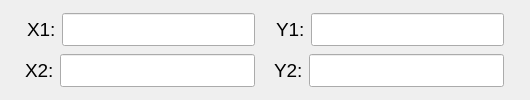
        <widget class="QWidget" name="linePage">
         <layout class="QVBoxLayout" name="verticalLayout_5">
          <item>
           <layout class="QHBoxLayout" name="horizontalLayout_35">
            <item>
             <spacer name="horizontalSpacer_71">
              <property name="orientation">
               <enum>Qt::Horizontal</enum>
              </property>
              <property name="sizeType">
               <enum>QSizePolicy::Fixed</enum>
              </property>
              <property name="sizeHint" stdset="0">
               <size>
                <width>16</width>
                <height>20</height>
               </size>
              </property>
             </spacer>
            </item>
            <item>
             <layout class="QHBoxLayout" name="horizontalLayout_36">
              <item>
               <widget class="QLabel" name="label_24">
                <property name="font">
                 <font>
                  <pointsize>14</pointsize>
                 </font>
                </property>
                <property name="text">
                 <string>X1:</string>
                </property>
               </widget>
              </item>
              <item>
               <widget class="QLineEdit" name="lineEditX1">
                <property name="font">
                 <font>
                  <pointsize>16</pointsize>
                 </font>
                </property>
               </widget>
              </item>
             </layout>
            </item>
            <item>
             <spacer name="horizontalSpacer_72">
              <property name="orientation">
               <enum>Qt::Horizontal</enum>
              </property>
              <property name="sizeType">
               <enum>QSizePolicy::Fixed</enum>
              </property>
              <property name="sizeHint" stdset="0">
               <size>
                <width>15</width>
                <height>20</height>
               </size>
              </property>
             </spacer>
            </item>
            <item>
             <layout class="QHBoxLayout" name="horizontalLayout_37">
              <item>
               <widget class="QLabel" name="label_25">
                <property name="font">
                 <font>
                  <pointsize>14</pointsize>
                 </font>
                </property>
                <property name="text">
                 <string>Y1:</string>
                </property>
               </widget>
              </item>
              <item>
               <widget class="QLineEdit" name="lineEditY1">
                <property name="font">
                 <font>
                  <pointsize>16</pointsize>
                 </font>
                </property>
               </widget>
              </item>
             </layout>
            </item>
            <item>
             <spacer name="horizontalSpacer_73">
              <property name="orientation">
               <enum>Qt::Horizontal</enum>
              </property>
              <property name="sizeType">
               <enum>QSizePolicy::Fixed</enum>
              </property>
              <property name="sizeHint" stdset="0">
               <size>
                <width>15</width>
                <height>20</height>
               </size>
              </property>
             </spacer>
            </item>
           </layout>
          </item>
          <item>
           <layout class="QHBoxLayout" name="horizontalLayout_38">
            <item>
             <spacer name="horizontalSpacer_74">
              <property name="orientation">
               <enum>Qt::Horizontal</enum>
              </property>
              <property name="sizeType">
               <enum>QSizePolicy::Fixed</enum>
              </property>
              <property name="sizeHint" stdset="0">
               <size>
                <width>14</width>
                <height>20</height>
               </size>
              </property>
             </spacer>
            </item>
            <item>
             <layout class="QHBoxLayout" name="horizontalLayout_39">
              <item>
               <widget class="QLabel" name="label_26">
                <property name="font">
                 <font>
                  <pointsize>14</pointsize>
                 </font>
                </property>
                <property name="text">
                 <string>X2:</string>
                </property>
               </widget>
              </item>
              <item>
               <widget class="QLineEdit" name="lineEditX2">
                <property name="font">
                 <font>
                  <pointsize>16</pointsize>
                 </font>
                </property>
               </widget>
              </item>
             </layout>
            </item>
            <item>
             <spacer name="horizontalSpacer_75">
              <property name="orientation">
               <enum>Qt::Horizontal</enum>
              </property>
              <property name="sizeType">
               <enum>QSizePolicy::Fixed</enum>
              </property>
              <property name="sizeHint" stdset="0">
               <size>
                <width>13</width>
                <height>20</height>
               </size>
              </property>
             </spacer>
            </item>
            <item>
             <layout class="QHBoxLayout" name="horizontalLayout_57">
              <item>
               <widget class="QLabel" name="label_40">
                <property name="font">
                 <font>
                  <pointsize>14</pointsize>
                 </font>
                </property>
                <property name="text">
                 <string>Y2:</string>
                </property>
               </widget>
              </item>
              <item>
               <widget class="QLineEdit" name="lineEditY2">
                <property name="font">
                 <font>
                  <pointsize>16</pointsize>
                 </font>
                </property>
               </widget>
              </item>
             </layout>
            </item>
            <item>
             <spacer name="horizontalSpacer_76">
              <property name="orientation">
               <enum>Qt::Horizontal</enum>
              </property>
              <property name="sizeType">
               <enum>QSizePolicy::Fixed</enum>
              </property>
              <property name="sizeHint" stdset="0">
               <size>
                <width>15</width>
                <height>20</height>
               </size>
              </property>
             </spacer>
            </item>
           </layout>
          </item>
         </layout>
        </widget>
